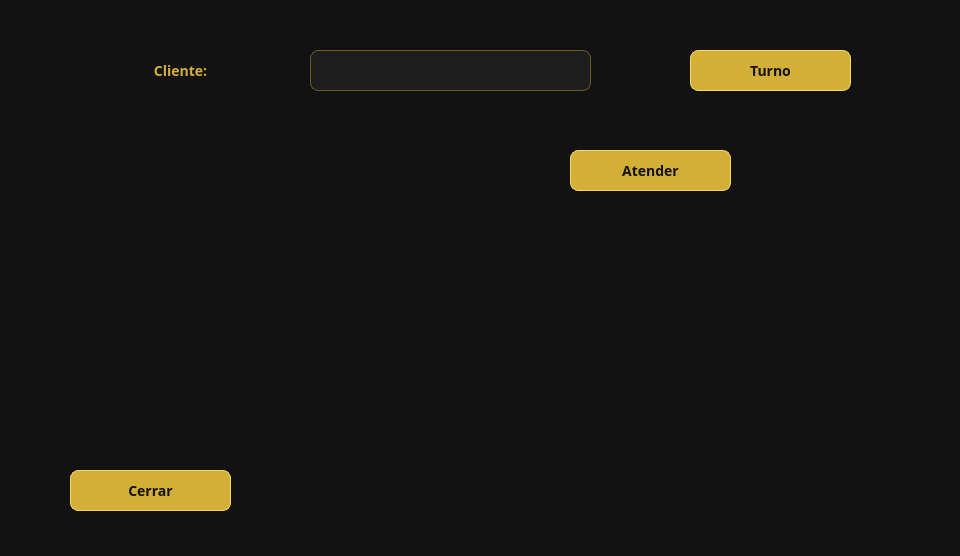
<?xml version="1.0" encoding="UTF-8"?>
<ui version="4.0">
 <class>Dialog</class>
 <widget class="QDialog" name="Dialog">
  <property name="geometry">
   <rect>
    <x>0</x>
    <y>0</y>
    <width>960</width>
    <height>556</height>
   </rect>
  </property>
  <property name="windowTitle">
   <string>Dialog</string>
  </property>
  <property name="styleSheet">
   <string notr="true">/* ==========================================================================
   TEMA PREMIUM NEGRO &amp; DORADO
   ========================================================================== */

QWidget {
    background-color: #121212;
    font-family: &quot;Segoe UI&quot;, &quot;Helvetica Neue&quot;, Arial, sans-serif;
    font-size: 14px;
    color: #E8D9A8;
}

/* ==========================================================================
   ETIQUETAS / QLABEL
   ========================================================================== */

QLabel {
    background-color: transparent;
    color: #D4AF37;
    font-weight: 500;
    padding: 2px;
}

/* Títulos */
QLabel#sectionTitle {
    font-size: 20px;
    font-weight: bold;
    color: #F5D76E;
    padding-bottom: 10px;
}

/* ==========================================================================
   CAMPOS DE TEXTO / QLINEEDIT
   ========================================================================== */

QLineEdit {
    background-color: #1E1E1E;
    color: #F5E6B3;
    border: 1px solid #6E5A1E;
    border-radius: 8px;
    padding: 8px 12px;
    selection-background-color: #D4AF37;
    selection-color: #121212;
}

QLineEdit:focus {
    border: 2px solid #D4AF37;
    background-color: #252525;
}

QLineEdit:disabled {
    background-color: #1A1A1A;
    color: #666666;
    border: 1px solid #333333;
}

/* ==========================================================================
   BOTONES / QPUSHBUTTON
   ========================================================================== */

QPushButton {
    background-color: #D4AF37;
    color: #121212;
    font-weight: bold;
    border: 1px solid #F5D76E;
    border-radius: 8px;
    padding: 8px 18px;
}

QPushButton:hover {
    background-color: #E6C65C;
    border: 1px solid #FFD700;
}

QPushButton:pressed {
    background-color: #B8941F;
    padding-top: 9px;
    padding-left: 19px;
}

QPushButton:disabled {
    background-color: #3A3A3A;
    color: #777777;
    border: 1px solid #555555;
}

/* ==========================================================================
   COMBOBOX
   ========================================================================== */

QComboBox {
    background-color: #1E1E1E;
    color: #F5E6B3;
    border: 1px solid #6E5A1E;
    border-radius: 8px;
    padding: 6px 10px;
}

QComboBox:hover {
    border: 1px solid #D4AF37;
}

QComboBox::drop-down {
    border: none;
}

/* ==========================================================================
   TABLAS / QTABLEWIDGET
   ========================================================================== */

QTableWidget {
    background-color: #1A1A1A;
    color: #F5E6B3;
    gridline-color: #444444;
    border: 1px solid #6E5A1E;
    border-radius: 6px;
}

QHeaderView::section {
    background-color: #D4AF37;
    color: #121212;
    padding: 6px;
    border: none;
    font-weight: bold;
}

/* ==========================================================================
   SCROLLBAR
   ========================================================================== */

QScrollBar:vertical {
    background: #1A1A1A;
    width: 12px;
    margin: 0;
}

QScrollBar::handle:vertical {
    background: #D4AF37;
    border-radius: 6px;
    min-height: 30px;
}

QScrollBar::handle:vertical:hover {
    background: #F5D76E;
}

QScrollBar::add-line:vertical,
QScrollBar::sub-line:vertical {
    height: 0px;
}

/* ==========================================================================
   GROUPBOX
   ========================================================================== */

QGroupBox {
    color: #D4AF37;
    border: 1px solid #6E5A1E;
    border-radius: 10px;
    margin-top: 12px;
    padding-top: 12px;
    font-weight: bold;
}

QGroupBox::title {
    subcontrol-origin: margin;
    left: 12px;
    padding: 0 6px;
}</string>
  </property>
  <widget class="QLabel" name="label">
   <property name="geometry">
    <rect>
     <x>50</x>
     <y>40</y>
     <width>261</width>
     <height>61</height>
    </rect>
   </property>
   <property name="font">
    <font>
     <family>Segoe UI,Helvetica Neue,Arial,sans-serif</family>
     <pointsize>-1</pointsize>
     <weight>62</weight>
     <bold>true</bold>
    </font>
   </property>
   <property name="text">
    <string>Cliente:</string>
   </property>
   <property name="alignment">
    <set>Qt::AlignCenter</set>
   </property>
  </widget>
  <widget class="QLineEdit" name="txt_turno">
   <property name="geometry">
    <rect>
     <x>310</x>
     <y>50</y>
     <width>281</width>
     <height>41</height>
    </rect>
   </property>
  </widget>
  <widget class="QPushButton" name="btn_turno">
   <property name="geometry">
    <rect>
     <x>690</x>
     <y>50</y>
     <width>161</width>
     <height>41</height>
    </rect>
   </property>
   <property name="font">
    <font>
     <family>Segoe UI,Helvetica Neue,Arial,sans-serif</family>
     <pointsize>-1</pointsize>
     <weight>75</weight>
     <bold>true</bold>
    </font>
   </property>
   <property name="text">
    <string>Turno</string>
   </property>
  </widget>
  <widget class="QPushButton" name="btn_atender">
   <property name="geometry">
    <rect>
     <x>570</x>
     <y>150</y>
     <width>161</width>
     <height>41</height>
    </rect>
   </property>
   <property name="font">
    <font>
     <family>Segoe UI,Helvetica Neue,Arial,sans-serif</family>
     <pointsize>-1</pointsize>
     <weight>75</weight>
     <bold>true</bold>
    </font>
   </property>
   <property name="text">
    <string>Atender</string>
   </property>
  </widget>
  <widget class="QLabel" name="lbl_hrsalida">
   <property name="geometry">
    <rect>
     <x>540</x>
     <y>210</y>
     <width>351</width>
     <height>161</height>
    </rect>
   </property>
   <property name="text">
    <string/>
   </property>
   <property name="alignment">
    <set>Qt::AlignCenter</set>
   </property>
  </widget>
  <widget class="QPushButton" name="btn_cerrar">
   <property name="geometry">
    <rect>
     <x>70</x>
     <y>470</y>
     <width>161</width>
     <height>41</height>
    </rect>
   </property>
   <property name="font">
    <font>
     <family>Segoe UI,Helvetica Neue,Arial,sans-serif</family>
     <pointsize>-1</pointsize>
     <weight>75</weight>
     <bold>true</bold>
    </font>
   </property>
   <property name="text">
    <string>Cerrar</string>
   </property>
  </widget>
  <widget class="QLabel" name="lbl_excepcion">
   <property name="geometry">
    <rect>
     <x>290</x>
     <y>440</y>
     <width>611</width>
     <height>91</height>
    </rect>
   </property>
   <property name="text">
    <string/>
   </property>
   <property name="alignment">
    <set>Qt::AlignCenter</set>
   </property>
  </widget>
  <widget class="QLabel" name="lbl_turnos">
   <property name="geometry">
    <rect>
     <x>50</x>
     <y>130</y>
     <width>401</width>
     <height>261</height>
    </rect>
   </property>
   <property name="text">
    <string/>
   </property>
   <property name="alignment">
    <set>Qt::AlignCenter</set>
   </property>
  </widget>
 </widget>
 <resources/>
 <connections/>
</ui>
